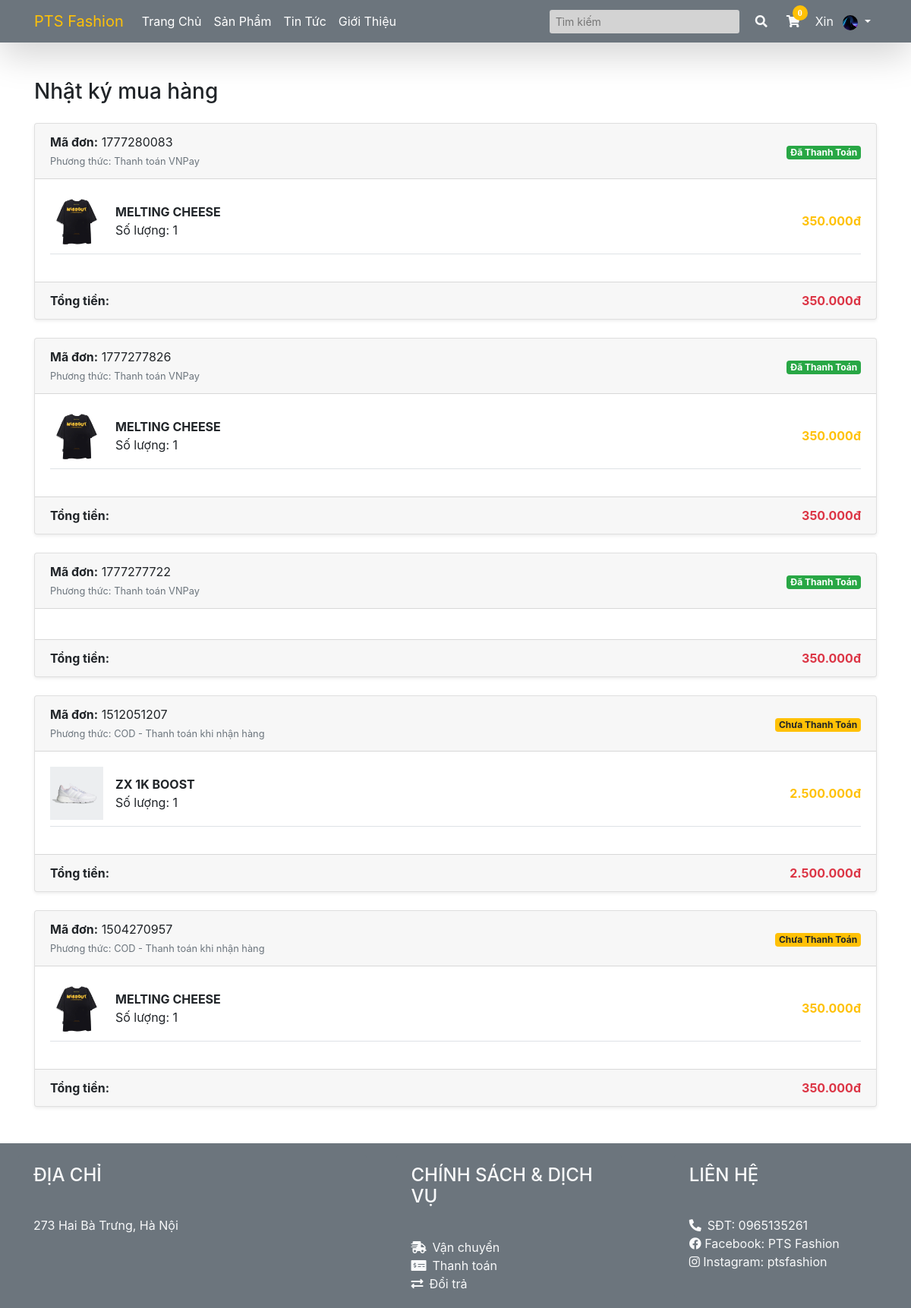
Page /quanao/history.php (signed in) on the committed database.
### tables this page shows
CREATE TABLE `hoadon` (
  `MA_HD` int(10) NOT NULL,
  `MA_KH` int(11) NOT NULL,
  `TONGTIEN` int(11) NOT NULL,
  `TRANGTHAI` text DEFAULT NULL,
  `admin_id` varchar(5) DEFAULT NULL,
  `phuong_thuc` varchar(255) NOT NULL
);

CREATE TABLE `ct_hoadon` (
  `MA_HD` int(10) NOT NULL,
  `MA_SP` varchar(10) NOT NULL,
  `SOLUONG` int(11) NOT NULL,
  `TONGTIEN` int(11) NOT NULL
);

CREATE TABLE `sp` (
  `MA_SP` varchar(10) NOT NULL,
  `TEN_SP` varchar(50) NOT NULL,
  `MA_LOAISP` varchar(10) NOT NULL,
  `MA_HANGSX` varchar(10) NOT NULL,
  `MIEUTA_SP` text DEFAULT NULL,
  `HINHANH_SP` text DEFAULT NULL,
  `GIA` bigint(20) NOT NULL
);

### quanao/admin/includes/database.php (called while the page is built, shortened)
<?php
    class MyConnect {
        private $conn;
        public function __construct() {
            $this->host = "localhost";
            $this->user = "root";
            $this->passwd = "";
            $this->database = "clothingshop";
            $this->conn = new mysqli($this->host,$this->user,$this->passwd,$this->database, 3307);
        }
        public function isConnected() {
            return true;
        }
        public function query($query) {
            if($this->isConnected()) {
                $tableData = mysqli_query($this->conn,$query);
                return $tableData;
            }
        }
    }
?>

### quanao/history.php (the view, shortened to what this page needs)
<?php
include("admin/includes/database.php");
$MyConn = new MyConnect();
$userID = $_SESSION['user_id'];
$queryOrder = "SELECT * FROM HOADON WHERE MA_KH = '$userID' ORDER BY MA_HD DESC";
$resultOrder = $MyConn->query($queryOrder);
?>
<!DOCTYPE html>
<html lang="vi">
<head>
    <link href="admin/vendor/fontawesome-free/css/all.min.css" rel="stylesheet">
    <link rel="stylesheet" href="https://maxcdn.bootstrapcdn.com/bootstrap/4.5.2/css/bootstrap.min.css">
</head>
<body>
    <?php include("nav.php"); ?>
    <div class="container my-5">
        <h3 class="mb-4">Nhật ký mua hàng</h3>
        <?php while ($order = mysqli_fetch_array($resultOrder)) { ?>
            <div class="card mb-4 shadow-sm">
                <div class="card-header d-flex justify-content-between align-items-center">
                    <div>
                        <strong>Mã đơn:</strong> <?php echo $order['MA_HD']; ?><br>
                        <small class="text-muted">
                            Phương thức:
                            <?php
                            echo ($order['phuong_thuc'] == 'VNPay')
                                ? 'Thanh toán VNPay'
                                : 'COD - Thanh toán khi nhận hàng';
                            ?>
                        </small>
                    </div>
                    <div>
                        <span class="badge
        <?php echo ($order['TRANGTHAI'] == 'Đã Thanh Toán') ? 'badge-success' : 'badge-warning'; ?>">
                            <?php echo $order['TRANGTHAI']; ?>
                        </span>
                    </div>
                </div>
                <div class="card-body">
                    <?php
                    $orderID = $order['MA_HD'];
                    $queryDetail = "
                    SELECT ct.*, sp.TEN_SP, sp.HINHANH_SP
                    FROM CT_HOADON ct
                    JOIN SP sp ON ct.MA_SP = sp.MA_SP
                    WHERE ct.MA_HD = '$orderID'
                ";
                    $resultDetail = $MyConn->query($queryDetail);
                    while ($item = mysqli_fetch_array($resultDetail)) {
                    ?>
                        <div class="d-flex align-items-center mb-3 border-bottom pb-2">
                            <img src="<?php echo 'admin/product_images/' . $item['HINHANH_SP']; ?>"
                                width="70" height="70" style="object-fit:cover" class="mr-3">
                            <div class="flex-grow-1">
                                <div><strong><?php echo $item['TEN_SP']; ?></strong></div>
                                <div>Số lượng: <?php echo $item['SOLUONG']; ?></div>
                            </div>
                            <div class="text-warning font-weight-bold">
                                <?php echo number_format($item['TONGTIEN'], 0, ",", "."); ?>đ
                            </div>
                        </div>
                    <?php } ?>
                </div>
                <div class="card-footer d-flex justify-content-between">
                    <strong>Tổng tiền:</strong>
                    <strong class="text-danger">
                        <?php echo number_format($order['TONGTIEN'], 0, ",", "."); ?>đ
                    </strong>
                </div>
            </div>
        <?php } ?>
    </div>
    <?php include("footer.php"); ?>
</body>
</html>

### rows in the picture
hoadon: MA_HD "1777280083", phuong_thuc "Thanh toán VNPay", TRANGTHAI "Đã Thanh Toán", TONGTIEN "350.000"
ct_hoadon: MA_SP.HINHANH_SP (picture), MA_SP.TEN_SP "MELTING CHEESE", SOLUONG "1", TONGTIEN "350.000"
hoadon: MA_HD "1777277826", phuong_thuc "Thanh toán VNPay", TRANGTHAI "Đã Thanh Toán", TONGTIEN "350.000"
ct_hoadon: MA_SP.HINHANH_SP (picture), MA_SP.TEN_SP "MELTING CHEESE", SOLUONG "1", TONGTIEN "350.000"
hoadon: MA_HD "1777277722", phuong_thuc "Thanh toán VNPay", TRANGTHAI "Đã Thanh Toán", TONGTIEN "350.000"
hoadon: MA_HD "1512051207", phuong_thuc "COD - Thanh toán khi nhận hàng", TRANGTHAI "Chưa Thanh Toán", TONGTIEN "2.500.000"
ct_hoadon: MA_SP.HINHANH_SP (picture), MA_SP.TEN_SP "ZX 1K BOOST", SOLUONG "1", TONGTIEN "2.500.000"
hoadon: MA_HD "1504270957", phuong_thuc "COD - Thanh toán khi nhận hàng", TRANGTHAI "Chưa Thanh Toán", TONGTIEN "350.000"
ct_hoadon: MA_SP.HINHANH_SP (picture), MA_SP.TEN_SP "MELTING CHEESE", SOLUONG "1", TONGTIEN "350.000"

### other values in the picture
$total_qty "0"
$_SESSION['username'] "Xin"
